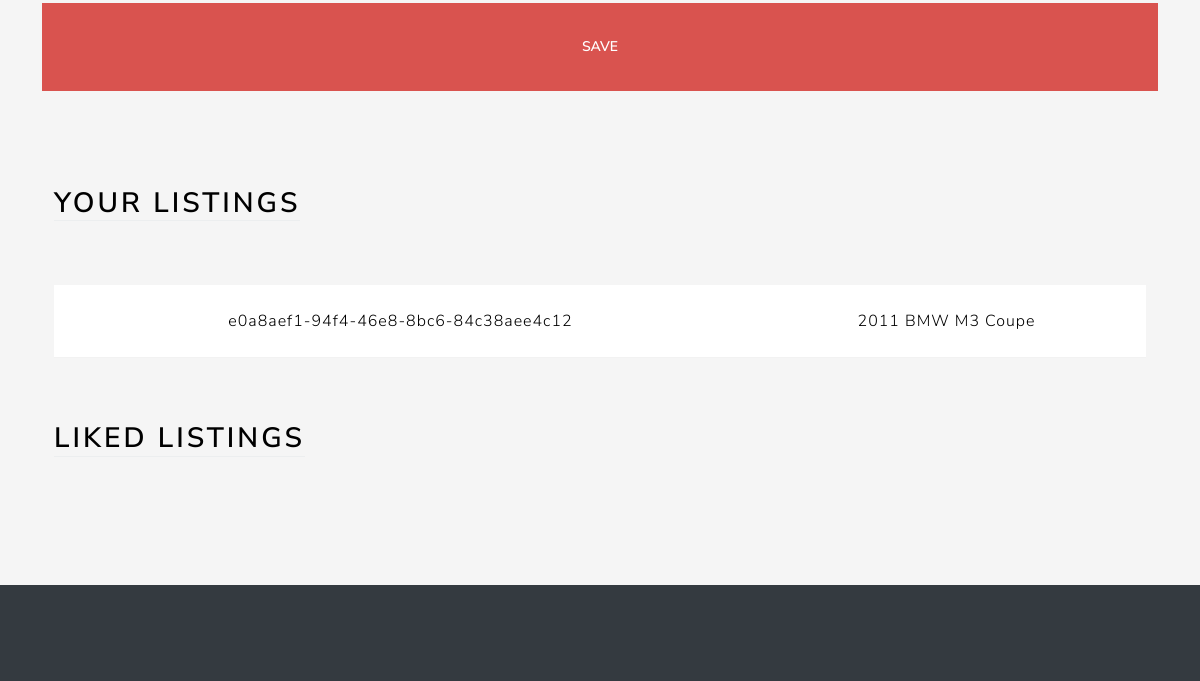
/profile/ (signed in, lower part), run on an earlier commit of the app's database.
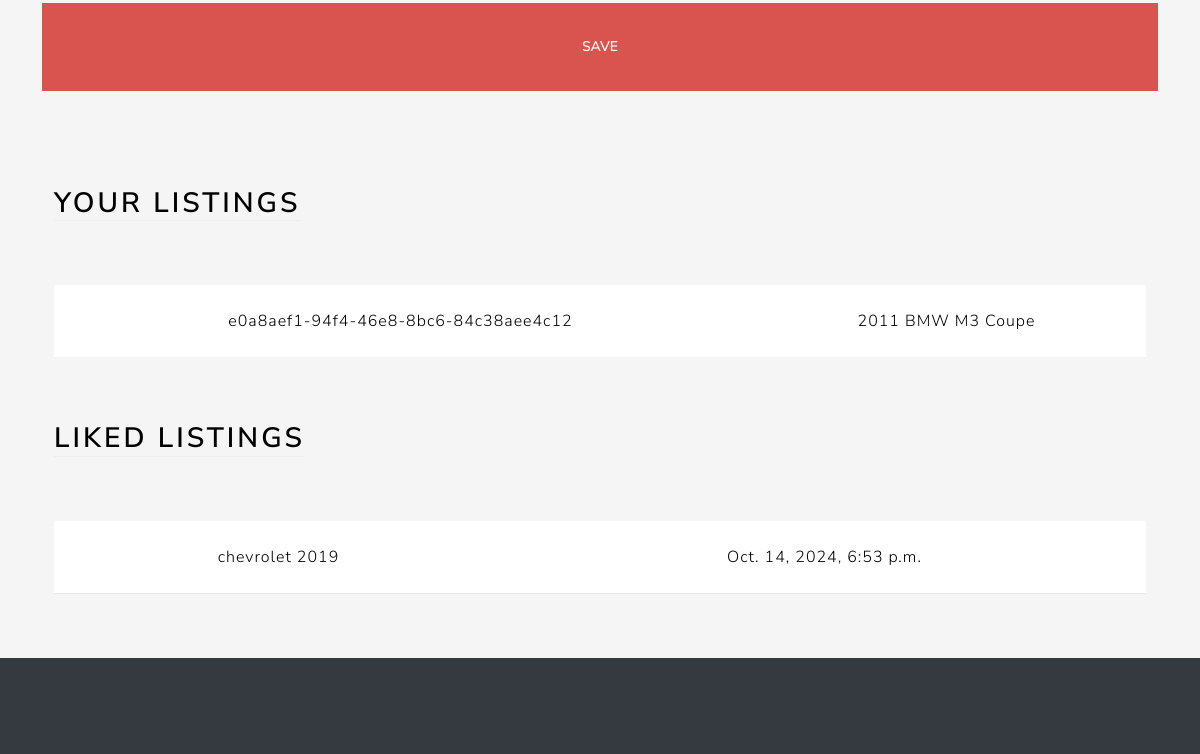
And on a later commit of the database.
### main/models.py (models this page shows, shortened)
class Listing(models.Model):
    id = models.UUIDField(primary_key=True, default=uuid.uuid4, unique=True, editable=False)
    created_at = models.DateTimeField(auto_now_add=True)
    updated_at = models.DateTimeField(auto_now=True)
    seller = models.ForeignKey(Profile, on_delete=models.CASCADE)
    brand = models.CharField(max_length=24)
    model = models.CharField(max_length=17)
    vin= models.CharField(max_length=17)
    mileage = models.IntegerField(default=0)
    color = models.CharField(max_length=17)
    description = models.TextField()
    engine = models.CharField(max_length=17)
    transmission = models.CharField(max_length=17)
    location = models.OneToOneField(Location,on_delete=models.SET_NULL,null=True)
    image = models.ImageField(upload_to=user_listing_path)
    decision = models.CharField(max_length=50, choices=DECISION_CHOICES, default='pending')
    cost = models.IntegerField(default=0)

class LikedListing(models.Model):
    profile = models.ForeignKey(Profile, on_delete=models.CASCADE)
    listing = models.ForeignKey(Listing, on_delete=models.CASCADE)
    like_date = models.DateTimeField(auto_now_add=True)

### users/views.py (the view, shortened to what this page needs)
# urls.py: path('profile/', ProfileView.as_view(), name='profile'),
@method_decorator(login_required,name='dispatch')
class ProfileView(View):
    def get(self,request):
        user_listings = Listing.objects.filter(seller=request.user.profile)
        user_liked_listings = LikedListing.objects.filter(profile = request.user.profile).all()
        user_form = UserForm(instance=request.user)
        profile_form = ProfileForm(instance=request.user.profile)
        location_form = LocationForm(instance=request.user.profile.location)
        return render(request,'views/profile.html', {'user_form':user_form ,
                                                     'profile_form':profile_form,
                                                     'location_form':location_form,
                                                     'user_listings':user_listings,
                                                     'user_liked_listings':user_liked_listings})

### users/templates/views/profile.html (shortened to what this page needs)
{% extends 'base/base.html' %}
{% load static %}
{% load crispy_forms_tags %}
{% block 'body' %}
<div class="container-fluid text-center py-5">
    <div class="container px-4 py-5" id="hanging-icons">
        <form action="" method="post" enctype="multipart/form-data">
            <div class="row">
                <br>
                <button class="btn btn-lg btn-danger" type="submit" value="Submit">Save</button>
            </div>
        </form>
    </div>
    <div class="container px-4">
        <div class="row g-4 py-5">
            <div class="col d-flex align-items-start">
                <div>
                    <h2 class="mb-3 border-bottom" style="color: black">Your Listings</h2>
                </div>
            </div>
        </div>
        <table class="table table-hover">
            <tbody>
                {% for listing in user_listings %}
                <tr>
                    <td>{{ listing.id }}</td>
                    <td>{{listing.model }}</td>
                </tr>
                {% endfor %}
            </tbody>
        </table>
    </div>
    <div class="container px-4">
        <div class="row g-4 py-5">
            <div class="col d-flex align-items-start">
                <div>
                    <h2 class="mb-3 border-bottom" style="color: black">Liked Listings</h2>
                </div>
            </div>
        </div>
        <table class="table table-hover">
            <tbody>
                {% for liked_listing in user_liked_listings %}
                <tr>
                    <td>{{ liked_listing.listing.model }}</td>
                    <td>{{ liked_listing.like_date }}</td>
                </tr>
                {% endfor %}
            </tbody>
        </table>
    </div>
</div>
{% endblock %}

What changed in the data, as far as the page shows it:
added LikedListing: listing.model "chevrolet 2019", like_date "Oct. 14, 2024, 6:53 p.m."
